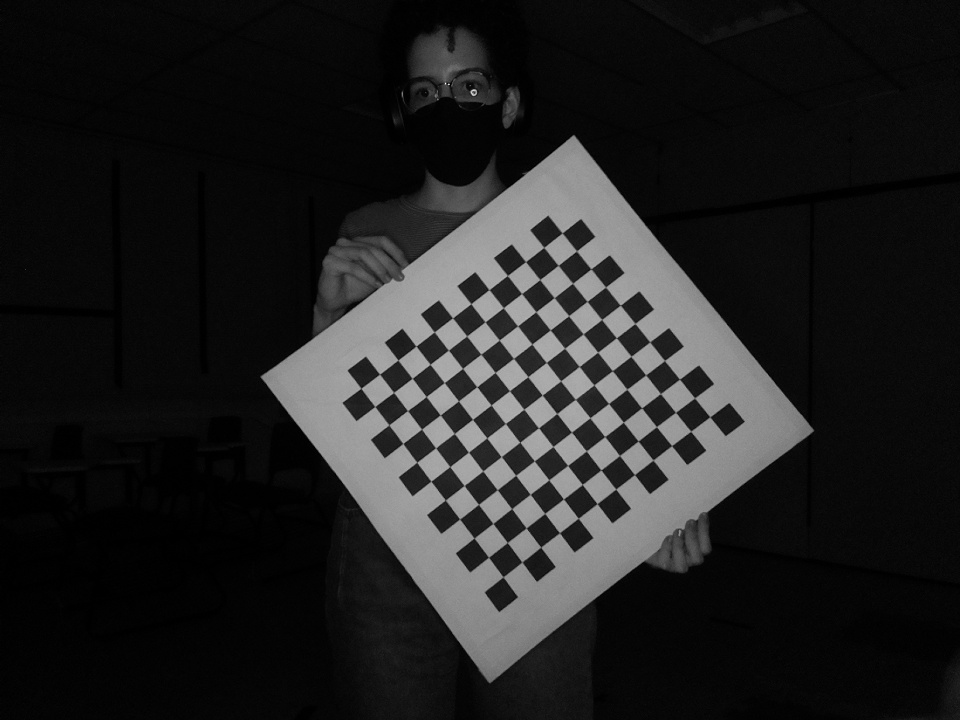
#> input picture padrãoAntigo/padraoAntigo01/padraoAntigo02.jpg, 960 x 720 px, given as the content of the folder padraoAntigo04, which was not available
$ jupyter execute calibUsingChessboard.ipynb   (text cells are left out)
#> lines starting #> are read from the running program, lines starting #| are printed output that depends on the picture; long printed decimals are rounded; pictures that were not available may be replaced by others from this repository, and a replacement may not be noted
[cell 1]
import glob
import cv2
import matplotlib.pyplot as plt
import numpy as np

patternSize = (11,12)
squareSize = 30
imgSize = (960,720)

images = glob.glob("padraoAntigo04/*jpg")

criteria = (cv2.TERM_CRITERIA_EPS + cv2.TERM_CRITERIA_MAX_ITER, 30, 0.001)

[cell 2]
def construct3DPoints(patternSize,squareSize):
    X = np.zeros((patternSize[0]*patternSize[1],3), np.float32)
    X[:,:2] = np.mgrid[0:patternSize[0],0:patternSize[1]].T.reshape(-1,2)
    X = X * squareSize
    return X

boardPoints = construct3DPoints(patternSize,squareSize)
worldPoints = []
imagePoints = []
worldPointsSB = []
imagePointsSB = []

[cell 3]
counter = 0
for fname in images:
    print("=> Processing image {0}".format(fname))
    img = cv2.imread(fname)
#> img is the input picture: shape (720, 960, 3); min 0, max 255, mean 32.8
    gray = cv2.cvtColor(img, cv2.COLOR_BGR2GRAY)
    ret, corners = cv2.findChessboardCorners(gray, patternSize, None)
#> ret = True; corners = 132 rows, first 8: [503, 576.8], [488.5, 557.3], [474, 538], [459.6, 519], [445.3, 500.1], [430.8, 481.1], [416.8, 462.2], [402.9, 443.4]
    if ret == True:
        cornersRefined = cv2.cornerSubPix(gray, corners, (7,7), (-1,-1), criteria)
#> cornersRefined = 132 rows, first 8: [503.1, 576.8], [488.5, 557.3], [474.1, 538], [459.7, 519], [445.3, 500], [430.9, 481.2], [416.7, 462.3], [402.8, 443.5]
        imagePoints.append(cornersRefined)
        worldPoints.append(boardPoints)
        counter+=1
        # [4 lines of commented-out code are left out]

[cell 4]
flagsCalib = cv2.CALIB_RATIONAL_MODEL

initialCameraMatrix = np.array([[ 1000.,    0., imgSize[0]/2.],
                                 [    0., 1000., imgSize[1]/2.],
                                 [    0.,    0.,           1.]])

initialDistCoeffs = np.zeros((5,1))


ret, cameraMatrix, distCoeffs, rvecs, tvecs, stdDeviationsIntrinsics, stdDeviationsExtrinsics, perViewError = cv2.calibrateCameraExtended(worldPoints, imagePoints, imgSize, initialCameraMatrix, initialDistCoeffs,flags=flagsCalib)
#> ret = 0.158; cameraMatrix = [[763.8, 0, 427.5], [0, 759.8, 340.9], [0, 0, 1]]; distCoeffs = [4.44, -39.22, -0.00367, -0.0192, -61.96, 4.18, -38.01, -61.85, 0, 0, 0, 0, 0, 0]; rvecs = ([-0.0997, -0.0374, -2.23],); tvecs = ([96.78, 298.3, 967.9],); stdDeviationsIntrinsics = 18 values, max 122.4 at index 10, min 0 at index 12, mean 31.25; stdDeviationsExtrinsics = [0.0147, 0.00588, 0.000855, 19.24, 14.69, 148.6]; perViewError = [0.158]

print("Using "+str(counter)+" of "+str(len(images))+" images")
print("RMS re-projection error:", ret)
#| RMS re-projection error: 0.1575
print("Camera Matrix:\n", cameraMatrix)
#| Camera Matrix:
#|  [[763.785   0.         427.506]
#|  [  0.         759.779 340.884]
#|  [  0.           0.           1.        ]]
print("Distortion Parameters:\n", distCoeffs)
#> (printed output is left out)

[cell 5]
print("RE-PROJECTION ERROR OF EACH VIEW - CHESSBOARD\n",perViewError)
#| RE-PROJECTION ERROR OF EACH VIEW - CHESSBOARD
#|  [[0.1575]]

[cell 6]
counter = 0
for fname in images:
    print("=> Processing image {0}".format(fname))
    img = cv2.imread(fname)
    gray = cv2.cvtColor(img, cv2.COLOR_BGR2GRAY)
    ret, cornersSB = cv2.findChessboardCornersSB(gray, patternSize, cv2.CALIB_CB_EXHAUSTIVE + cv2.CALIB_CB_ACCURACY + cv2.CALIB_CB_NORMALIZE_IMAGE)
#> ret = True; cornersSB = 132 rows, first 8: [562.1, 233], [576.6, 250.9], [591, 269], [605.6, 287], [620.3, 305.3], [635, 323.5], [649.8, 341.9], [664.5, 360.6]
    if ret == True:
        imagePointsSB.append(cornersSB)
        worldPointsSB.append(boardPoints)
        counter+=1
        # [4 lines of commented-out code are left out]

[cell 7]
#adicionar novas flags!!!
flagsCalib = cv2.CALIB_RATIONAL_MODEL

initialCameraMatrix = np.array([[ 1000.,    0., imgSize[0]/2.],
                                 [    0., 1000., imgSize[1]/2.],
                                 [    0.,    0.,           1.]])

initialDistCoeffs = np.zeros((5,1))


ret, cameraMatrix, distCoeffs, rvecs, tvecs, stdDeviationsIntrinsics, stdDeviationsExtrinsics, perViewErrorSB = cv2.calibrateCameraExtended(worldPointsSB, imagePointsSB, imgSize, initialCameraMatrix, initialDistCoeffs,flags=flagsCalib)
#> ret = 0.148; cameraMatrix = [[766.1, 0, 420.3], [0, 761.9, 336], [0, 0, 1]]; distCoeffs = [3.66, -37.51, -0.00533, -0.0205, -36.12, 3.41, -36.46, -35.57, 0, 0, 0, 0, 0, 0]; rvecs = ([-0.0327, 0.0851, 0.912],); tvecs = ([184.5, -133.7, 993.5],); stdDeviationsIntrinsics = 18 values, max 110.2 at index 0, min 0 at index 12, mean 27.5; stdDeviationsExtrinsics = [0.0048, 0.0117, 0.000459, 21.09, 15.4, 141.4]; perViewErrorSB = [0.148]

print("Using "+str(counter)+" of "+str(len(images))+" images")
print("RMS re-projection error:", ret)
#| RMS re-projection error: 0.1478
print("Camera Matrix:\n", cameraMatrix)
#| Camera Matrix:
#|  [[766.112   0.         420.285]
#|  [  0.         761.903 336.029]
#|  [  0.           0.           1.        ]]
print("Distortion Parameters:\n", distCoeffs)
#> (printed output is left out)

[cell 8]
print("RE-PROJECTION ERROR OF EACH VIEW - CHESSBOARD\n",perViewErrorSB)
#| RE-PROJECTION ERROR OF EACH VIEW - CHESSBOARD
#|  [[0.1478]]

[cell 9]
image = cv2.imread("padraoAntigo/padraoAntigo01.jpg")
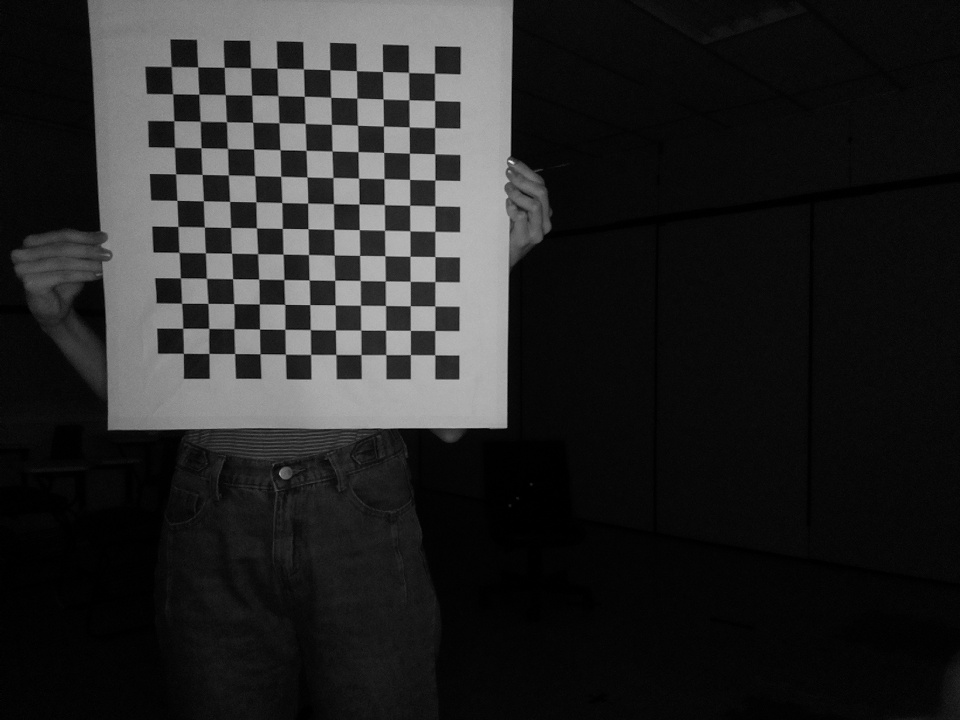
#> input picture padrãoAntigo/padraoAntigo01/padraoAntigo01.jpg, 960 x 720 px, found by its file name
#> image is the input picture: shape (720, 960, 3); min 0, max 233, mean 37.2

newCameraMatrix, roi = cv2.getOptimalNewCameraMatrix(cameraMatrix, distCoeffs, imgSize, 1, imgSize)
#> newCameraMatrix = [[764.2, 0, 400.5], [0, 700.6, 358.3], [0, 0, 1]]; roi = (6, 86, 945, 614)
undistortedImage = cv2.undistort(image, cameraMatrix, distCoeffs, None, newCameraMatrix)
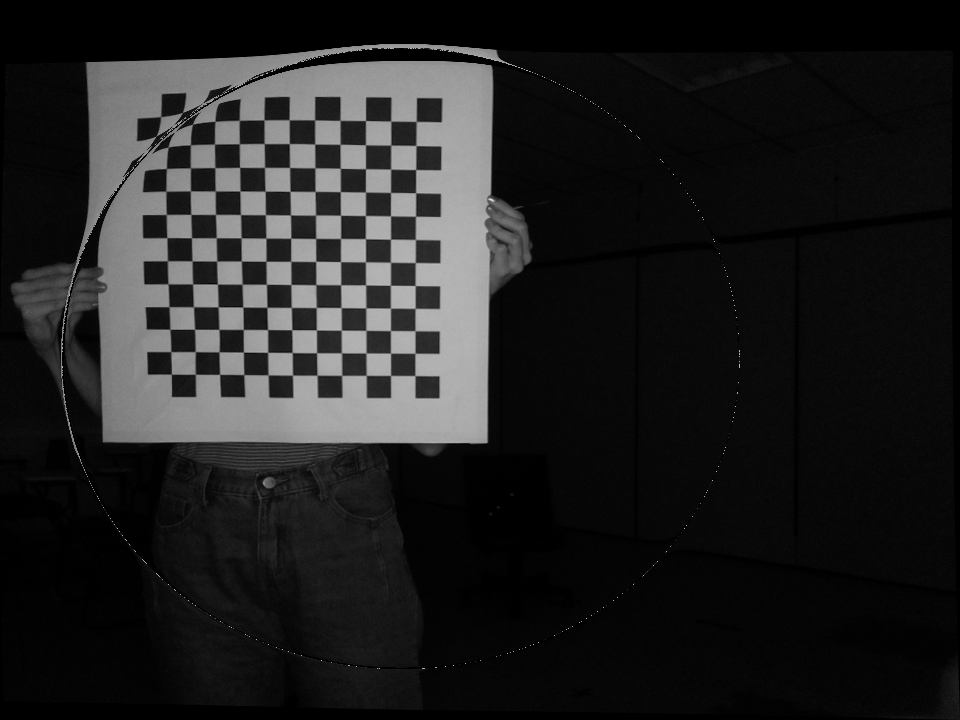
#> undistortedImage: shape (720, 960, 3); min 0, max 227, mean 32.6

ig, axs = plt.subplots(1,2,figsize=(7, 4), dpi=500)
axs[0].imshow(image[:,:,::-1])
axs[0].axis('off')
axs[0].set_title('distorted')
axs[1].imshow(undistortedImage[:,:,::-1])
axs[1].axis('off')
axs[1].set_title('undistorted')
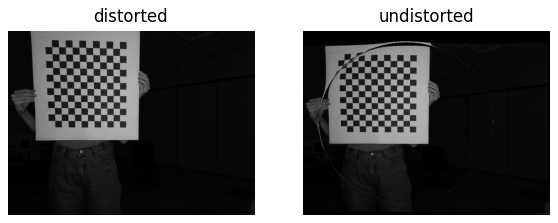
#> figure drawn by matplotlib, 2 panels
